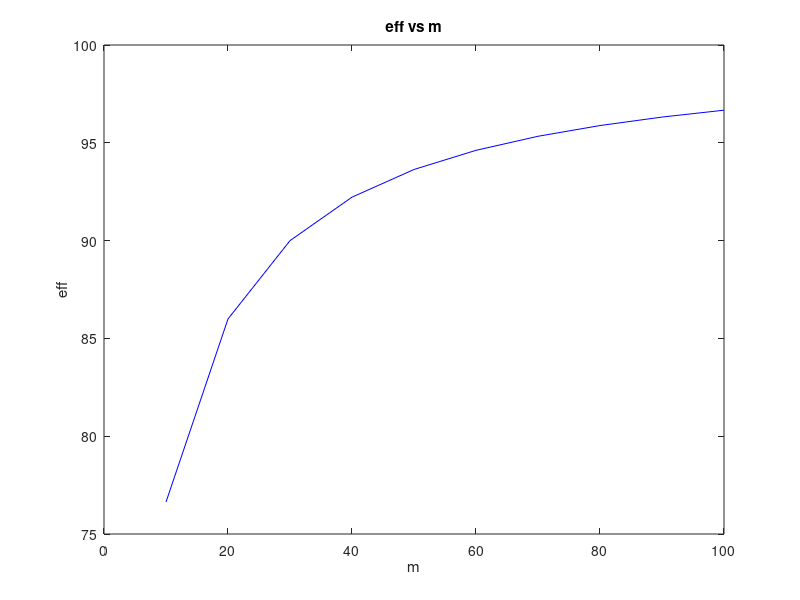

Recreate this plot in MATLAB.
clc
clear
n = 4;
V = 132e3;
A = ones(n,n);
count = 1;
for m = 10 : 10 :100
   for i = 1:n-1
    for j = 1:n
        if i == j
            A(i,j) = 1+m;
        end
        if j == i+1
            A(i,j) = -m;
        end
        if j > i+1
            A(i,j) = 0;
        end
    end
   end
B = zeros(n,1);
B(n,1) = V;
X = inv(A)*B;
eff(count) = (V/(n*X(n,1)))*100;
count = count + 1;
end
m = 10:10:100;
plot(m,eff,'b'),title('eff vs m'),xlabel('m'),ylabel('eff')
[m;eff]'
